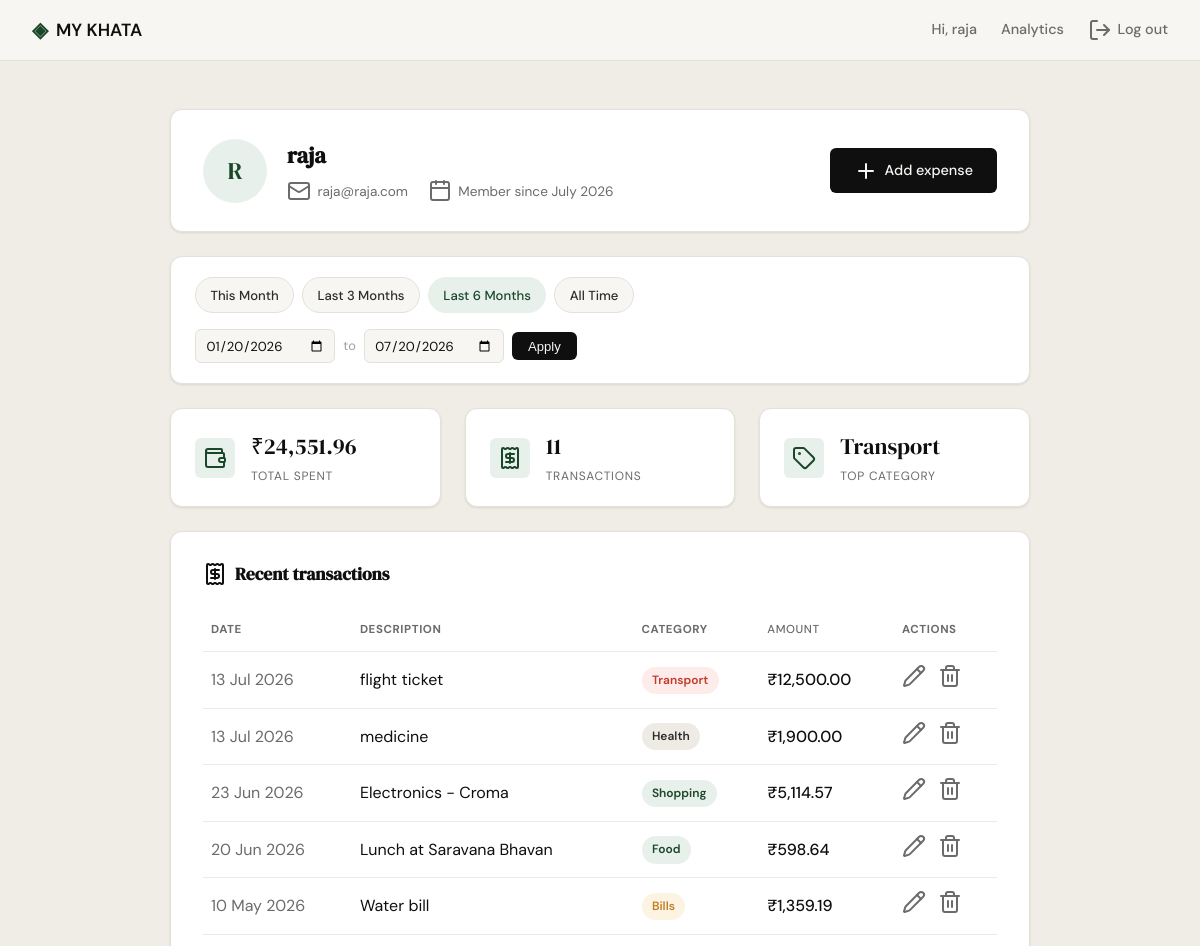
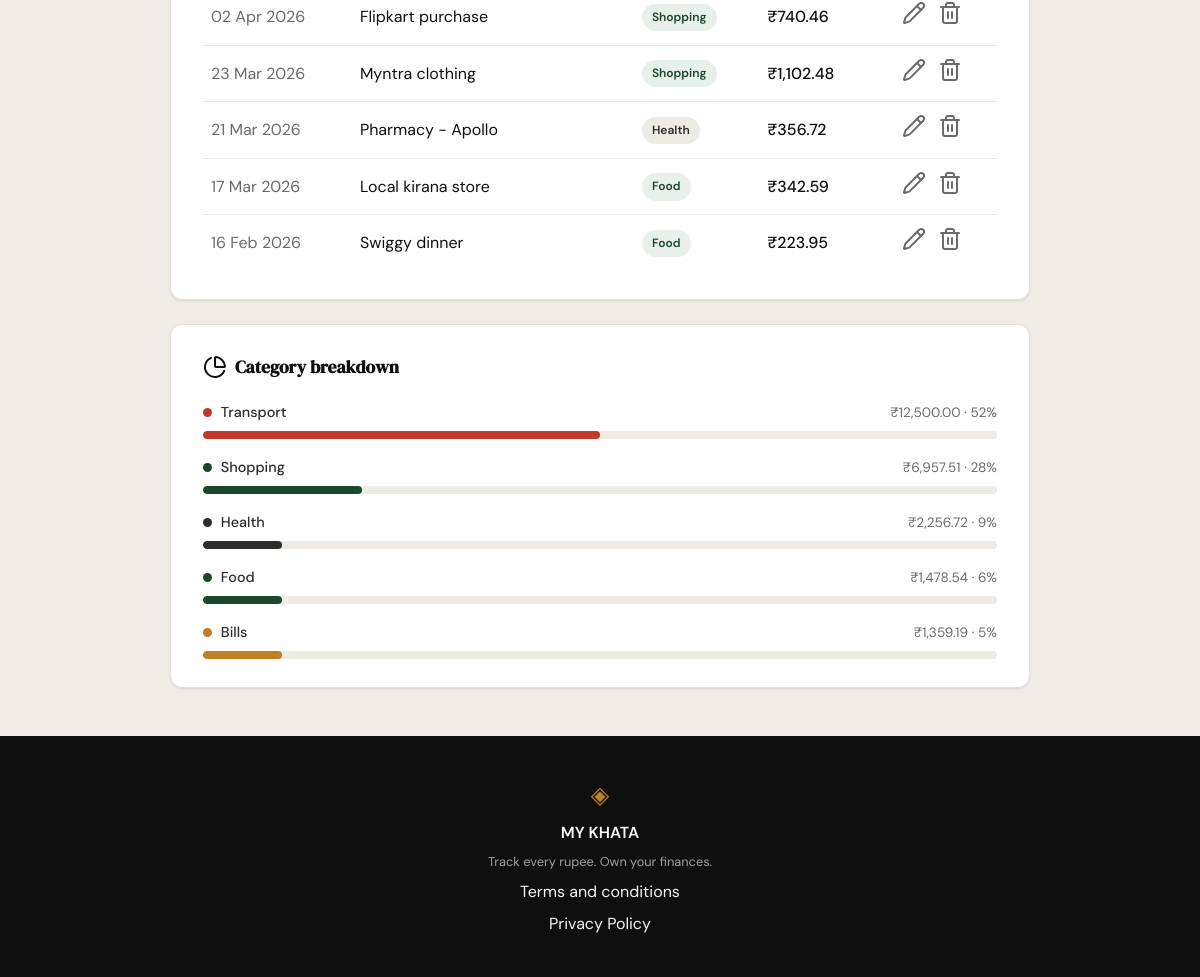
The app's page /profile?date_from=2026-01-20&date_to=2026-07-20 (signed in) with its own data (2 pictures, top to bottom).
### tables this page shows
CREATE TABLE users (
                id INTEGER PRIMARY KEY AUTOINCREMENT,
                name TEXT NOT NULL,
                email TEXT UNIQUE NOT NULL,
                password_hash TEXT NOT NULL,
                created_at TEXT DEFAULT (datetime('now'))
            );

CREATE TABLE expenses (
                id INTEGER PRIMARY KEY AUTOINCREMENT,
                user_id INTEGER NOT NULL,
                amount REAL NOT NULL,
                category TEXT NOT NULL,
                date TEXT NOT NULL,
                description TEXT,
                created_at TEXT DEFAULT (datetime('now')),
                FOREIGN KEY (user_id) REFERENCES users (id)
            );

### app.py (the view)
@app.route("/profile")
@login_required
def profile():
    db_user = get_user_by_id(session["user_id"])
    name_parts = db_user["name"].split()
    initials = "".join(p[0] for p in name_parts[:2]).upper()
    user = {
        "name": db_user["name"],
        "email": db_user["email"],
        "initials": initials,
        "member_since": db_user["member_since"],
    }
    date_from_str, date_to_str = _resolve_date_filter(request.args)
    stats = get_summary_stats(session["user_id"], date_from_str, date_to_str)
    summary = {
        "total_spent": f"₹{stats['total_spent']:,.2f}",
        "transaction_count": stats["transaction_count"],
        "top_category": stats["top_category"],
    }
    raw_transactions = get_recent_transactions(
        session["user_id"], date_from=date_from_str, date_to=date_to_str
    )
    transactions = [
        {
            "id": t["id"],
            "date": datetime.strptime(t["date"], "%Y-%m-%d").strftime("%d %b %Y"),
            "description": t["description"],
            "category": t["category"],
            "amount": f"₹{t['amount']:,.2f}",
        }
        for t in raw_transactions
    ]
    raw_categories = get_category_breakdown(
        session["user_id"], date_from=date_from_str, date_to=date_to_str
    )
    categories = [
        {
            "category": c["name"],
            "amount": f"₹{c['amount']:,.2f}",
            "percent": c["pct"],
        }
        for c in raw_categories
    ]
    presets = _build_presets(date.today())
    for preset in presets:
        preset["active"] = (
            preset["date_from"] == date_from_str and preset["date_to"] == date_to_str
        )
    return render_template(
        "profile.html",
        user=user, summary=summary,
        transactions=transactions, categories=categories,
        presets=presets,
        active_date_from=date_from_str, active_date_to=date_to_str,
    )

### app.py (called while the page is built)
def login_required(view):
    @wraps(view)
    def wrapped_view(*args, **kwargs):
        if not session.get("user_id"):
            return redirect(url_for("login"))
        return view(*args, **kwargs)
    return wrapped_view

def _parse_iso_date(value):
    if not value:
        return None
    try:
        return datetime.strptime(value, "%Y-%m-%d").date()
    except ValueError:
        return None

def _subtract_months(d, months):
    total = d.month - 1 - months
    year = d.year + total // 12
    month = total % 12 + 1
    day = min(d.day, calendar.monthrange(year, month)[1])
    return date(year, month, day)

def _resolve_date_filter(args):
    parsed_from = _parse_iso_date(args.get("date_from"))
    parsed_to = _parse_iso_date(args.get("date_to"))
    if parsed_from and parsed_to:
        if parsed_from > parsed_to:
            flash("Start date must be before end date.", "error")
        else:
            return parsed_from.isoformat(), parsed_to.isoformat()
    return None, None

def _build_presets(today):
    last_day = calendar.monthrange(today.year, today.month)[1]
    month_start = today.replace(day=1)
    month_end = today.replace(day=last_day)
    return [
        {
            "label": "This Month",
            "date_from": month_start.isoformat(),
            "date_to": month_end.isoformat(),
        },
        {
            "label": "Last 3 Months",
            "date_from": _subtract_months(today, 3).isoformat(),
            "date_to": today.isoformat(),
        },
        {
            "label": "Last 6 Months",
            "date_from": _subtract_months(today, 6).isoformat(),
            "date_to": today.isoformat(),
        },
        {
            "label": "All Time",
            "date_from": None,
            "date_to": None,
        },
    ]

### database/db.py (called while the page is built)
def get_db():
    conn = sqlite3.connect(DB_PATH)
    conn.row_factory = sqlite3.Row
    conn.execute("PRAGMA foreign_keys = ON")
    return conn

### database/queries.py (called while the page is built)
def _date_range_filter(date_from, date_to):
    if date_from and date_to:
        return " AND date BETWEEN ? AND ?", (date_from, date_to)
    return "", ()

### templates/profile.html (shortened to what this page needs)
{% extends "base.html" %}
{% block head %}
<link rel="stylesheet" href="{{ url_for('static', filename='css/profile.css') }}">
{% endblock %}
{% block content %}
<section class="profile-page">
    <div class="profile-container">
        <div class="profile-hero">
            <div class="profile-avatar">{{ user.initials }}</div>
            <div class="profile-hero-info">
                <h1 class="profile-name">{{ user.name }}</h1>
                <div class="profile-meta-row">
                    <span class="meta-item"><i data-lucide="mail"></i>{{ user.email }}</span>
                    <span class="meta-item"><i data-lucide="calendar"></i>Member since {{ user.member_since }}</span>
                </div>
            </div>
            <a href="{{ url_for('add_expense') }}" class="btn-primary profile-hero-action">
                <i data-lucide="plus"></i>Add expense
            </a>
        </div>
        <div class="filter-bar">
            <div class="filter-presets">
                {% for preset in presets %}
                <a href="{{ url_for('profile', date_from=preset.date_from, date_to=preset.date_to) }}"
                   class="filter-preset-btn{% if preset.active %} active{% endif %}">
                    {{ preset.label }}
                </a>
                {% endfor %}
            </div>
            <form method="GET" action="{{ url_for('profile') }}" class="filter-custom-range">
                <input type="date" name="date_from" class="filter-date-input"
                       value="{{ active_date_from or '' }}" aria-label="Start date">
                <span class="filter-range-sep">to</span>
                <input type="date" name="date_to" class="filter-date-input"
                       value="{{ active_date_to or '' }}" aria-label="End date">
                <button type="submit" class="filter-apply-btn">Apply</button>
            </form>
        </div>
        <div class="stats-row">
            <div class="stat-card">
                <div class="stat-icon"><i data-lucide="wallet"></i></div>
                <div class="stat-body">
                    <span class="stat-value">{{ summary.total_spent }}</span>
                    <span class="stat-label">Total spent</span>
                </div>
            </div>
            <div class="stat-card">
                <div class="stat-icon"><i data-lucide="receipt"></i></div>
                <div class="stat-body">
                    <span class="stat-value">{{ summary.transaction_count }}</span>
                    <span class="stat-label">Transactions</span>
                </div>
            </div>
            <div class="stat-card">
                <div class="stat-icon"><i data-lucide="tag"></i></div>
                <div class="stat-body">
                    <span class="stat-value">{{ summary.top_category }}</span>
                    <span class="stat-label">Top category</span>
                </div>
            </div>
        </div>
        <div class="profile-card">
            <div class="card-header">
                <h2 class="section-title"><i data-lucide="receipt"></i>Recent transactions</h2>
            </div>
            <div class="table-wrap">
                <table class="table">
                    <thead>
                        <tr>
                            <th>Date</th>
                            <th>Description</th>
                            <th>Category</th>
                            <th class="amount-cell">Amount</th>
                            <th class="actions-cell">Actions</th>
                        </tr>
                    </thead>
                    <tbody>
                        {% for tx in transactions %}
                        <tr>
                            <td class="date-cell">{{ tx.date }}</td>
                            <td>{{ tx.description }}</td>
                            <td><span class="badge badge-{{ tx.category | lower }}">{{ tx.category }}</span></td>
                            <td class="amount-cell">{{ tx.amount }}</td>
                            <td class="actions-cell">
                                <a href="{{ url_for('edit_expense', id=tx.id) }}" class="row-action-link" aria-label="Edit expense">
                                    <i data-lucide="pencil"></i>
                                </a>
                                <form method="POST" action="{{ url_for('delete_expense', id=tx.id) }}" class="delete-expense-form">
                                    <button type="submit" class="row-action-btn" aria-label="Delete expense">
                                        <i data-lucide="trash-2"></i>
                                    </button>
                                </form>
                            </td>
                        </tr>
                        {% endfor %}
                    </tbody>
                </table>
            </div>
        </div>
        <div class="profile-card">
            <div class="card-header">
                <h2 class="section-title"><i data-lucide="pie-chart"></i>Category breakdown</h2>
            </div>
            <div class="category-bars">
                {% for cat in categories %}
                {% set width = [cat.percent // 10 * 10, 10] | max %}
                <div class="category-bar-row">
                    <div class="category-bar-top">
                        <span class="category-bar-label">
                            <span class="category-dot category-dot-{{ cat.category | lower }}"></span>
                            {{ cat.category }}
                        </span>
                        <span class="category-bar-amount">{{ cat.amount }} · {{ cat.percent }}%</span>
                    </div>
                    <div class="category-bar-track">
                        <div class="category-bar-fill category-fill-{{ cat.category | lower }} bar-w-{{ width }}"></div>
                    </div>
                </div>
                {% endfor %}
            </div>
        </div>
    </div>
</section>
{% endblock %}

### templates/base.html (shortened to what this page needs)
<!DOCTYPE html>
<html lang="en">
<head>
    <link rel="stylesheet" href="{{ url_for('static', filename='css/style.css') }}">
    {% block head %}{% endblock %}
</head>
<body>
    <nav class="navbar">
        <div class="nav-inner">
            <a href="{{ url_for('landing') }}" class="nav-brand">
                <span class="brand-icon">◈</span>
                <span class="brand-name">MY KHATA</span>
            </a>
            <div class="nav-links">
                {% if session.user_id %}
                <a href="{{ url_for('profile') }}">Hi, {{ session.user_name }}</a>
                <a href="{{ url_for('analytics') }}"{% if request.endpoint == 'analytics' %} class="active"{% endif %}>Analytics</a>
                <a href="{{ url_for('logout') }}" class="nav-link-icon"><i data-lucide="log-out"></i>Log out</a>
                {% else %}
                <a href="{{ url_for('login') }}">Sign in</a>
                <a href="{{ url_for('register') }}" class="nav-cta">Get started</a>
                {% endif %}
            </div>
        </div>
    </nav>
    <main class="main-content">
        {% block content %}{% endblock %}
    </main>
    <footer class="footer">
        <div class="footer-inner">
            <span class="brand-icon">◈</span>
            <span class="footer-name">MY KHATA</span>
            <p class="footer-copy">Track every rupee. Own your finances.</p>
            <a href="{{ url_for('terms') }}">Terms and conditions</a>
            <a href="{{ url_for('privacy') }}">Privacy Policy</a>
        </div>
    </footer>
</body>
</html>

### static/css/style.css (style rules this page uses)
:root { --ink: #0f0f0f; --ink-soft: #2d2d2d; --ink-muted: #6b6b6b; --ink-faint: #a0a0a0; --paper: #f7f6f3; --paper-warm: #f0ede6; --paper-card: #ffffff; --accent: #1a472a; --accent-light: #e8f0eb; --accent-border: #bfd8c9; --accent-2: #c17f24; --accent-2-light: #fdf3e3; --danger: #c0392b; --danger-light: #fdecea; --danger-border: #f5c6c2; --border: #e4e1da; --border-soft: #eeebe4; --font-display: 'DM Serif Display', Georgia, serif; --font-body: 'DM Sans', system-ui, sans-serif; --max-width: 1200px; --auth-width: 440px; --radius-sm: 6px; --radius-md: 12px; --radius-lg: 20px; }
*, *::before, *::after { box-sizing: border-box; margin: 0; padding: 0; }
html { font-size: 16px; scroll-behavior: smooth; }
body { background: var(--paper); color: var(--ink); font-family: var(--font-body); font-size: 1rem; line-height: 1.6; -webkit-font-smoothing: antialiased; }
a { color: inherit; text-decoration: none; }
.navbar { position: sticky; top: 0; z-index: 100; background: var(--paper); border-bottom: 1px solid var(--border); padding: 0 2rem; }
.nav-inner { max-width: var(--max-width); margin: 0 auto; height: 60px; display: flex; align-items: center; justify-content: space-between; }
.nav-brand { display: flex; align-items: center; gap: 0.5rem; font-family: var(--font-body); font-weight: 600; font-size: 1.1rem; color: var(--ink); }
.brand-icon { color: var(--accent); font-size: 1.3rem; }
.brand-name { color: var(--ink); }
.nav-links { display: flex; align-items: center; gap: 1.5rem; font-size: 0.9rem; font-weight: 500; }
.nav-links a { color: var(--ink-muted); transition: color 0.2s; }
.nav-link-icon { display: inline-flex; align-items: center; gap: 0.35rem; }
.main-content { min-height: calc(100vh - 60px - 100px); }
.btn-primary { display: inline-block; background: var(--ink); color: var(--paper); padding: 0.65rem 1.5rem; border-radius: var(--radius-sm); font-family: var(--font-body); font-size: 0.9rem; font-weight: 500; cursor: pointer; border: none; transition: background 0.2s; text-decoration: none; }
.footer { background: var(--ink); color: var(--paper); padding: 2.5rem 2rem; text-align: center; }
.footer-inner { display: flex; flex-direction: column; align-items: center; gap: 0.4rem; }
.footer .brand-icon { color: var(--accent-2); font-size: 1.5rem; }
.footer-name { font-weight: 600; font-size: 1rem; }
.footer-copy { font-size: 0.8rem; color: var(--ink-faint); }

### records on screen
users: user_name "raja", name "raja", email "raja@raja.com"
expenses: top_category "Transport", date "13 Jul 2026", description "flight ticket", category "Transport", amount "₹12,500.00"
expenses: date "13 Jul 2026", description "medicine", category "Health", amount "₹1,900.00"
expenses: date "23 Jun 2026", description "Electronics - Croma", category "Shopping", amount "₹5,114.57"
expenses: date "20 Jun 2026", description "Lunch at Saravana Bhavan", category "Food", amount "₹598.64"
expenses: date "10 May 2026", description "Water bill", category "Bills", amount "₹1,359.19"
expenses: date "02 Apr 2026", description "Flipkart purchase", category "Shopping", amount "₹740.46"
expenses: date "23 Mar 2026", description "Myntra clothing", category "Shopping", amount "₹1,102.48"
expenses: date "21 Mar 2026", description "Pharmacy - Apollo", category "Health", amount "₹356.72"
expenses: date "17 Mar 2026", description "Local kirana store", category "Food", amount "₹342.59"
expenses: date "16 Feb 2026", description "Swiggy dinner", category "Food", amount "₹223.95"

### other values on screen
{{ user.initials }} "R"
{{ user.member_since }} "July 2026"
{{ preset.label }} "This Month" "Last 3 Months" "Last 6 Months" "All Time"
{{ summary.total_spent }} "₹24,551.96"
{{ summary.transaction_count }} "11"
{{ cat.category }} "Transport" "Shopping" "Health" "Food" "Bills"
{{ cat.amount }} "₹12,500.00" "₹6,957.51" "₹2,256.72" "₹1,478.54" "₹1,359.19"
{{ cat.percent }} "52" "28" "9" "6" "5"
